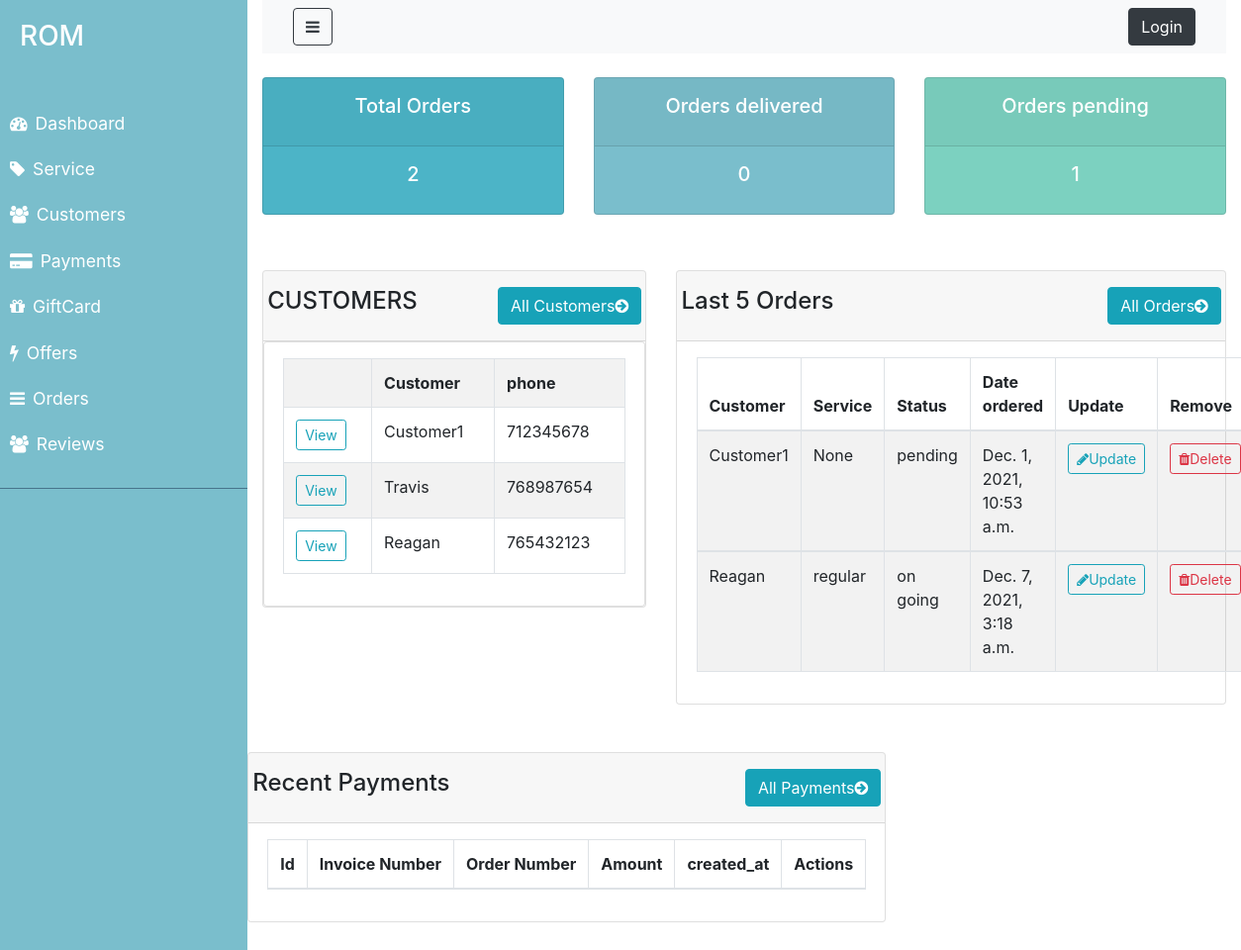
The page /dashboard/ on the database as committed earlier.
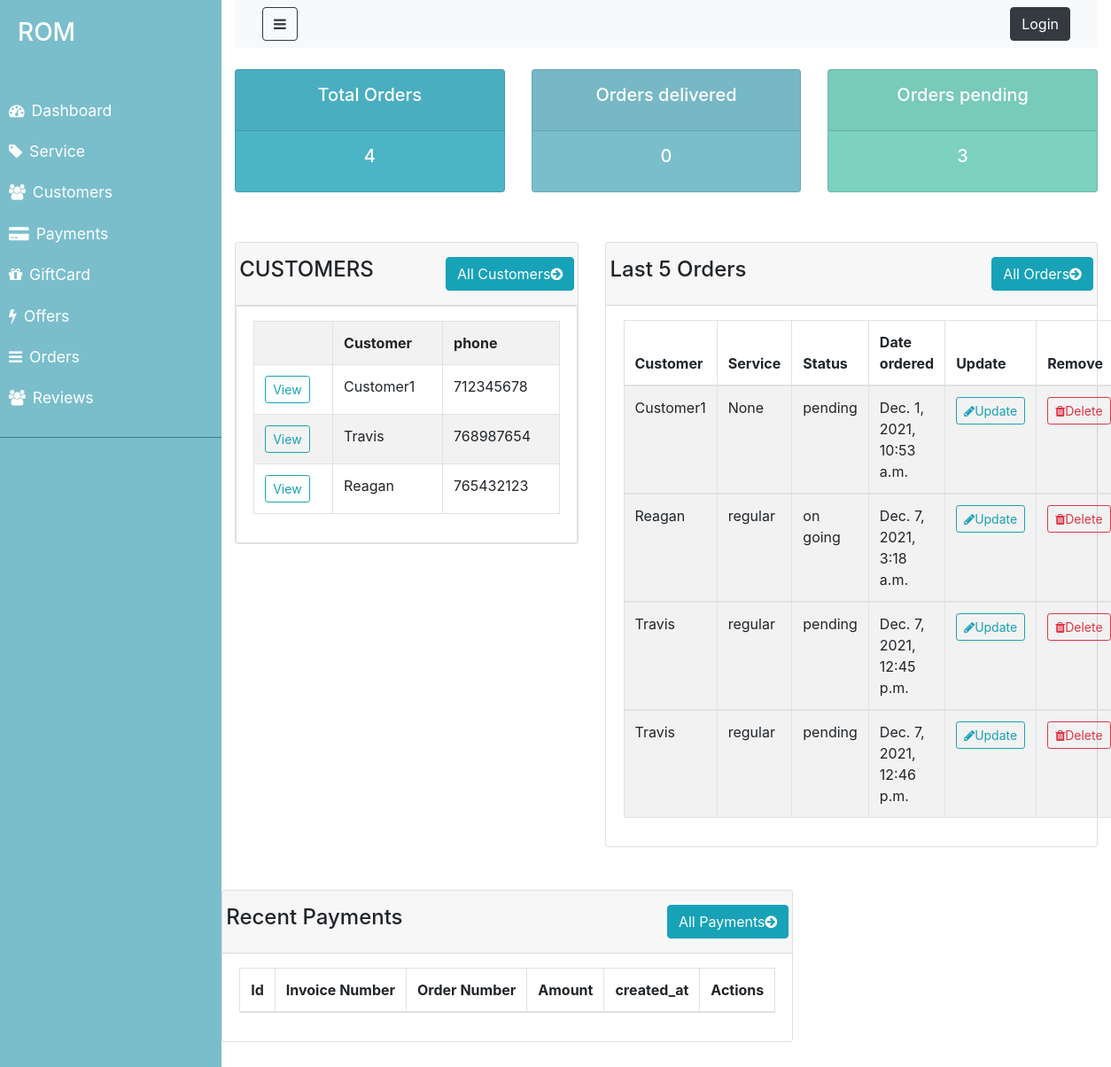
The same page on the database as committed later.
### ROM/models.py (models this page shows, shortened)
class Customer(models.Model):
    name=models.CharField(max_length=100, null=False, blank=False)
    email=models.CharField(max_length=100, null=False, blank=False)
    phone_number=models.IntegerField(null= True, blank= True)
    created_at=models.DateTimeField(auto_now_add=True)
    def __str__(self):
        return self.name

class Order(models.Model):
    STATUS=(
        ('pending', 'pending'),
        ('on going', 'on going'),
        ('completed','completed'),
    )
    customer_id=models.ForeignKey('Customer',on_delete=models.CASCADE,blank=True,null=True)
    service_id=models.ForeignKey('Service',on_delete=models.CASCADE,blank=True,null=True)
    status=models.CharField(max_length=100, null=False, blank=False, choices=STATUS)
    total=models.FloatField(null= False, blank= True)
    created_at=models.DateTimeField(auto_now_add=True)
    updated_at= models.DateTimeField(auto_now=True)

class Service(models.Model):
    CATEGORY=(
        ('regular', 'regular'),
        ('commercial', 'commercial'),
        ('personalized','personalized'),
    )
    category=models.CharField(max_length=100, null=False, blank=False,choices=CATEGORY, default='regular')
    description=models.TextField(null=False, blank=False)
    customer_id=models.ForeignKey('Customer',on_delete=models.CASCADE, blank=True,null=True)
    rating=models.IntegerField(null=True, blank=True)
    created_at=models.DateTimeField(auto_now_add=True)
    updated_at= models.DateTimeField(auto_now=True)
    def __str__(self):
        return self.category

### ROM/views.py (the view)
# urls.py: path('dashboard/', views.adminDashboard,name="dashboard"),
def adminDashboard(request):
   orders= Order.objects.all()
   customers= Customer.objects.all()
   total_customers = customers.count()
   total_orders = orders.count()
   completed = orders.filter(status='completed').count()
   pending = orders.filter(status='pending').count()
   context = {'orders': orders, 'customers': customers, 'total_orders': total_orders,
   'completed': completed, 'pending':pending }
   return render(request, 'ROM/admin/dashboard.html', context)

### ROM/templates/ROM/admin/dashboard.html (shortened to what this page needs)
{% extends 'ROM/admin/layouts/admin_master.html' %}
{% load static %}
{% block content %}
{% include 'ROM/admin/status.html' %}
<div class = "row mt-3 " >
    <div class= "col-md-5">
        <br>
        <div class="card">
            <div class="card-header">
                <div class="row">
                    <h4>CUSTOMERS</h4>
                    <a href= "" class="btn btn-info ml-auto">
                        All Customers<i class="fa fa-arrow-circle-right"></i>
                    </a>
                </div>
            </div>
            <div class= "card card-body">
                <table class="table table-hover table-bordered table-striped">
                    <tr>
                        <th></th>
                        <th>Customer</th>
                        <th>phone</th>
                    </tr>
                    {% for customer in customers %}
                    <tr>
                        <td><a class="btn btn-sm btn-outline-info" href= "{% url 'customer' customer.id %}">View</a></td>
                        <td>{{customer.name}}</td>
                        <td>{{customer.phone_number}}</td>
                    </tr>
                  {% endfor %}
                </table>
            </div>
        </div>
    </div>
    <div class= "col-md-7">
        <br>
        <div class="card">
            <div class="card-header">
                <div class="row">
                    <h4>Last 5 Orders</h4>
                    <a href="" class="btn btn-info ml-auto">
                        All Orders<i class="fa fa-arrow-circle-right"></i>
                    </a>
                </div>
            </div>
            <div class= "card-body">
                <table class="table table-hover table-bordered table-striped">
                    <thead>
                        <tr>
                            <th>Customer</th>
                            <th>Service</th>
                            <th>Status</th>
                            <th>Date ordered</th>
                            <th>Update</th>
                            <th>Remove</th>
                        </tr>
                    </thead>
                    {% for order in orders %}
                    <tbody>
                        <tr>
                            <td>{{order.customer_id}}</td>
                            <td>{{order.service_id}}</td>
                            <td>{{order.status}}</td>
                            <td>{{order.created_at}}</td>
                            <td><a class="btn btn-sm btn-outline-info" href="{% url 'update_order' order.id %}"><i class="fa fa-pencil" aria-hidden="true"></i>Update </a></td>
                            <td><a class="btn btn-sm btn-outline-danger" href="{% url 'delete_order' order.id %}"><i class="fa fa-trash " aria-hidden="true"></i>Delete</a></td>
                        </tr>
                    </tbody>
                  {% endfor %}
                </table>
            </div>
        </div>
    </div>
    <div class="row justify-content-center my-5">
        <div class="col-lg-12 col-md-12 col-sm-12">
            <div class="card">
                <div class="card-header">
                    <div class="row">
                        <h4>Recent Payments</h4>
                        <a href="{% url 'payment' %}" class="btn btn-info ml-auto">
                            All Payments<i class="fa fa-arrow-circle-right"></i>
                        </a>
                    </div>
                </div>
                <div class="card-body">
                    <table class="table table-hover table-bordered table-striped">
                        <thead>
                            <tr>
                                <th>Id</th>
                                <th>Invoice Number</th>
                                <th>Order Number</th>
                                <th>Amount</th>
                                <th>created_at</th>
                                <th>Actions</th>
                            </tr>
                        </thead>
                    </table>
                </div>
            </div>
        </div>
    </div>
</div>
{% endblock %}

### ROM/templates/ROM/admin/layouts/admin_master.html (shortened to what this page needs)
 {% load static %}
<!DOCTYPE html>
<html>
<head>
  <link rel="stylesheet" href="https://stackpath.bootstrapcdn.com/bootstrap/4.1.3/css/bootstrap.min.css"></head>
  <link rel="stylesheet" href="https://cdnjs.cloudflare.com/ajax/libs/font-awesome/4.7.0/css/font-awesome.min.css">
  <link rel="stylesheet" type="text/css" href="{% static '/css/style.css' %}">
</head>
<body>
  <div class="wrapper">
        <nav id="sidebar">
          {% include 'ROM/admin/layouts/sidebar.html' %}
        </nav>
    <div id="content" class="container-fluid">
      {% include 'ROM/admin/layouts/admin_nav.html' %}
      {% block content%}
      {% endblock content %}
    </div>
  </div>
</body>
</html>

### ROM/templates/ROM/admin/layouts/sidebar.html
<nav id="sidebar">
    <div class="sidebar-header ">
        <h3>ROM</h3>
    </div>
    <ul class="list-unstyled components">
        <li>
            <a href="{% url 'dashboard' %}"><i class="fa fa-tachometer mr-2"></i>Dashboard</a>
        </li>
        <li>
            <a href="{% url 'service' %}"><i class="fa fa-tag mr-2"></i>Service</a>
        </li>
        <li>
            <a href=""><i class="fa fa-users mr-2"></i>Customers</a>
        </li>
        <li>
            <a href="{% url 'payment' %}"><i class="fa fa-credit-card-alt mr-2"></i>Payments</a>
        </li>
        <li>
            <a href=""><i class="fa fa-gift mr-2"></i>GiftCard</a>
        </li>
        <li>
            <a href=""><i class="fa fa-flash mr-2"></i>Offers</a>
        </li>
        <li>
            <a href=""><i class="fa fa-bars mr-2"></i>Orders</a>
        </li>
        <li>
            <a href="{% url 'review' %}"><i class="fa fa-users mr-2"></i>Reviews</a>
        </li>
    </ul>
</nav>

### ROM/templates/ROM/admin/layouts/admin_nav.html
{% load static %}
<nav class="navbar navbar-expand-lg navbar-light bg-light">
  <div class="container-fluid">
      <button type="button" id="sidebarCollapse" class="btn btn-outline-dark">
          <i class="fa fa-bars"></i>
      </button>
      <div class="collapse navbar-collapse" id="navbarNav">
          <ul class="navbar-nav ml-auto">
              {% if user.is_authenticated %}
                  <li class="nav-item"><span class="btn btn-outline-dark border-0 mx-2"> Welcome {{ user.get_username }}</span></li>
                  <li><a class="btn btn-dark" href="{% url 'logout' %}?next={{request.path}}">Logout</a></li>
              {% else %}
                  <li class="nav-item"><a class="btn btn-dark" href="{% url 'login' %}?next={{request.path}}">Login</a></li>
              {% endif %}
          </ul>
      </div>
  </div>
</nav>

### ROM/templates/ROM/admin/status.html
{% load widget_tweaks %}
{% block content %}
<div class= "row mt-4">
    <div class= "col-md-4">
        <div class= "card text-center text-white mb-3" id="total-orders">
            <div class= "card-header">
                <h5 class="card-title">Total Orders</h5>
            </div>
            <div class= "card-body">
                <h5 class="card-title">{{total_orders}}</h5>
            </div>
        </div>
    </div>
    <div class= "col-md-4">
        <div class= "card text-center text-white mb-3" id="orders-delivered">
            <div class= "card-header">
                <h5 class="card-title">Orders delivered</h5>
            </div>
            <div class= "card-body">
                <h5 class="card-title">{{completed}}</h5>
            </div>
        </div>
    </div>
    <div class= "col-md-4">
        <div class= "card text-center text-white mb-3" id="orders-pending">
            <div class= "card-header">
                <h5 class="card-title">Orders pending</h5>
            </div>
            <div class= "card-body">
                <h5 class="card-title">{{pending}}</h5>
            </div>
        </div>
    </div>
</div>
{% endblock %}

### ROM/static/css/style.css (style rules this page uses)
.wrapper { display: flex; width: 100%; align-items: stretch; }
#sidebar { background: #7abecc; color: #fff; transition: all 0.3s; min-width: 250px; max-width: 250px; min-height: 100vh; }
#sidebar .sidebar-header { padding: 20px; background: #7abecc; }
#sidebar ul.components { padding: 20px 0; border-bottom: 1px solid #47748b; }
#sidebar ul li a { padding: 10px; font-size: 1.1em; display: block; }
a, a:hover, a:focus { color: inherit; text-decoration: none; transition: all 0.3s; }
body { background: color #ebeff5;; }
#total-orders { background-color: #4cb4c7; }
#orders-delivered { background-color: #7abecc; }
#orders-pending { background-color: #7CD1C0; }
*, *::before, *::after { margin: 0; padding: 0; box-shadow: border-box; }
.card > * { padding: 1rem 1.2rem; }

Rows that differ between the two databases and show on the page:
added Order: customer_id "Travis", service_id "regular", status "pending", created_at "Dec. 7, 2021, 12:45 p.m."
added Order: customer_id "Travis", service_id "regular", status "pending", created_at "Dec. 7, 2021, 12:46 p.m."
Other text that changed with them:
{{ total_orders }}: "2" → "4"
{{ pending }}: "1" → "3"
